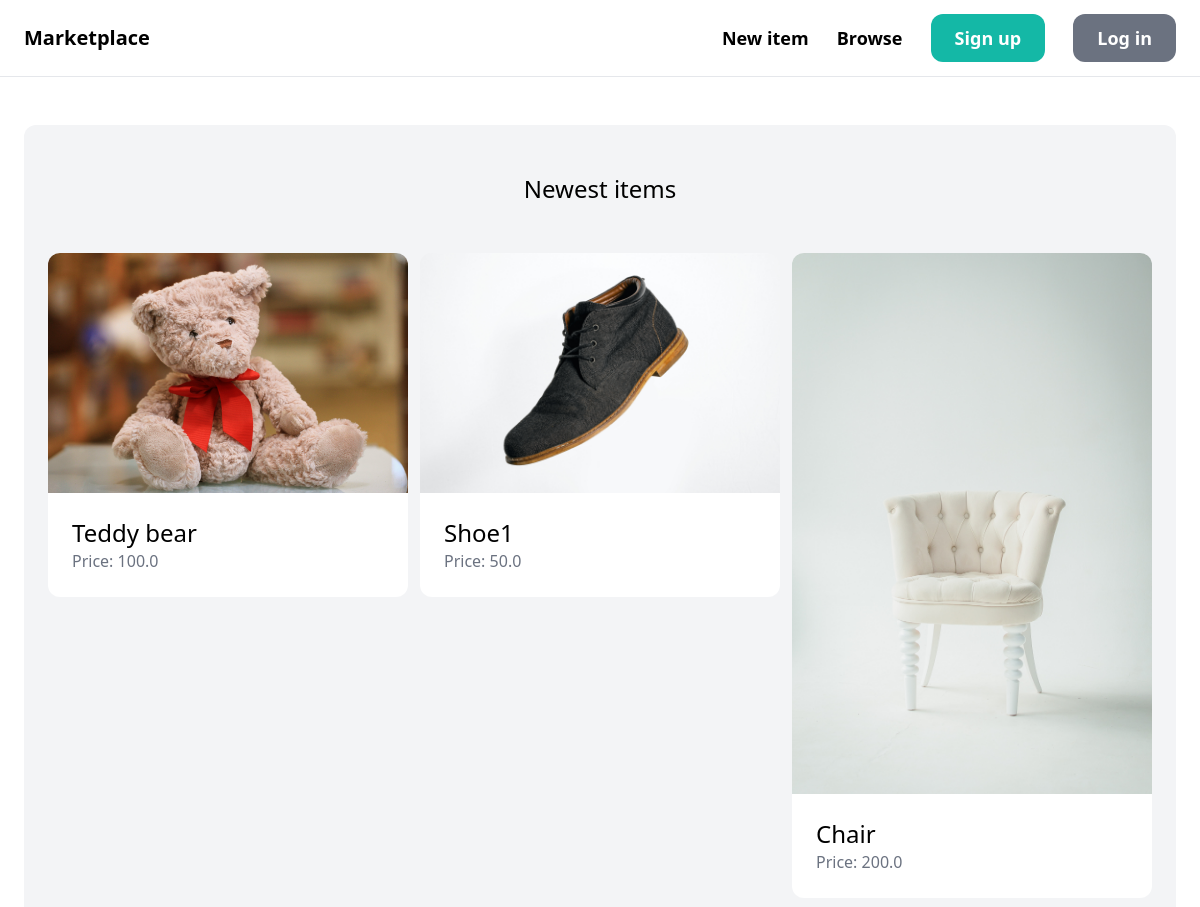
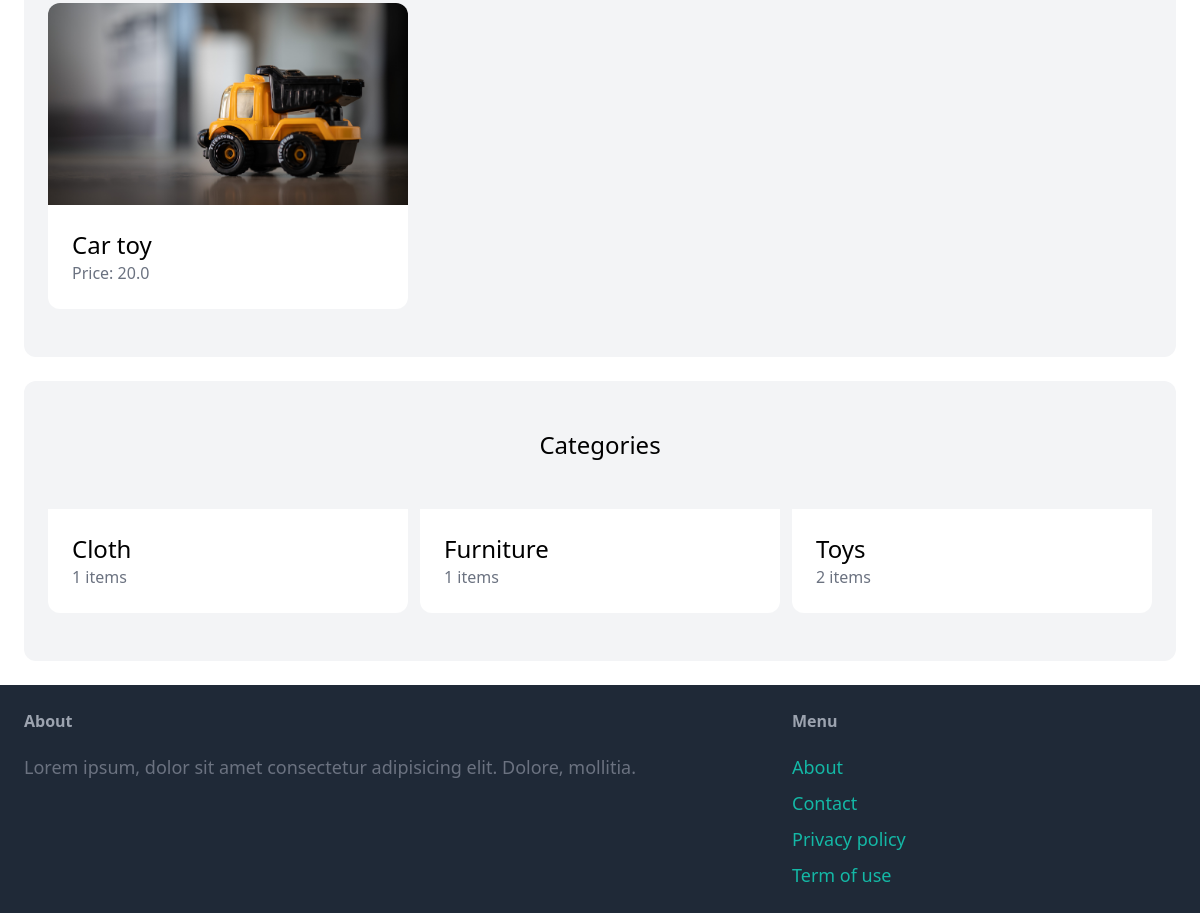
The page / on the database its author committed (2 pictures, top to bottom).
### item/models.py (models this page shows, shortened)
class Item(models.Model):
    category = models.ForeignKey(Category, related_name='items', on_delete=models.CASCADE)
    name = models.CharField(max_length=255)
    description = models.TextField(blank=True, null=True)
    price = models.FloatField()
    image = models.ImageField(upload_to='item_images', blank=True, null=True)
    is_sold = models.BooleanField(default=False)
    created_by = models.ForeignKey(User, related_name='items', on_delete=models.CASCADE)
    created_at = models.DateTimeField(auto_now_add=True)

class Category(models.Model):
    name = models.CharField(max_length=255)
    class Meta:
        ordering = ('name',)
        verbose_name_plural = 'Categories'

### core/views.py (the view)
# urls.py: path('', views.index, name='index'),
def index(request):
    items = Item.objects.filter(is_sold=False)[0:6]
    categories = Category.objects.all()
    return render(request, 'core/index.html', {
        'categories': categories,
        'items': items,
    })

### core/templates/core/index.html (shortened to what this page needs)
{%extends 'core/base.html'%}
{% block content %}
<div class="mt-6 px-6 py-12 bg-gray-100 rounded-xl">
    <h2 class="mb-12 text-2xl text-center">Newest items</h2>
    <div class="grid grid-cols-3 gap-3">
        {% for item in items %}
        <div>
            <a href=" {% url 'item:detail' item.id %}">
                <div>
                    <img src="{{ item.image.url }}" class="rounded-t-xl">
                </div>
                <div class="p-6 bg-white rounded-b-xl">
                    <h2 class="text-2xl">{{ item.name }}</h2>
                    <p class="text-gray-500">Price: {{ item.price }}</p>
                </div>
            </a>
        </div>
        {% endfor %}
    </div>
</div>
<div class="mt-6 px-6 py-12 bg-gray-100 rounded-xl">
    <h2 class="mb-12 text-2xl text-center">Categories</h2>
    <div class="grid grid-cols-3 gap-3">
        {% for category in categories %}
        <div>
            <a href="#">
                <div class="p-6 bg-white rounded-b-xl">
                    <h2 class="text-2xl">{{ category.name }}</h2>
                    <p class="text-gray-500">{{ category.items.count }} items</p>
                </div>
            </a>
        </div>
        {% endfor %}
    </div>
</div>
{% endblock %}

### core/templates/core/base.html (shortened to what this page needs)
<!DOCTYPE html>
<html lang="en">
<head>
    <script src="https://cdn.tailwindcss.com"></script>
</head>
<body>
    <nav class="py-6 px-6 flex justify-between items-center border-b border-gray-200">
        <a href="/" class="text-xl font-semibold">Marketplace</a>
        <div class="space-x-6">
            <a href="{% url 'item:new' %}" class="text-lg font-semibold hover:text-gray-500">New item</a>
            <a href="{% url 'item:items' %}" class="text-lg font-semibold hover:text-gray-500">Browse</a>
            {% if request.user.is_authenticated %}
            <a href="{% url 'conversation:inbox' %}" class="px-6 py-3 text-lg font-semibold bg-teal-500 text-white rounded-xl hover:bg-teal-700">Inbox</a>
            <a href="{% url 'dashboard:index' %}" class="px-6 py-3 text-lg font-semibold bg-gray-500 text-white rounded-xl hover:bg-gray-700">Dashboard</a>
            {% else %}
            <a href="{% url 'core:signup' %}" class="px-6 py-3 text-lg font-semibold bg-teal-500 text-white rounded-xl hover:bg-teal-700">Sign up</a>
            <a href="{% url 'core:login' %}" class="px-6 py-3 text-lg font-semibold bg-gray-500 text-white rounded-xl hover:bg-gray-700">Log in</a>
            {% endif %}
        </div>
    </nav>
    <div class="px-6 py-6">
        {% block content %}
        {% endblock %}
    </div>
    <footer class="py-6 px-6 flex justify-between bg-gray-800">
        <div class="w-2/3 pr-10">
            <h3 class="mb-5 font-semibold text-gray-400">About</h3>
            <p class="text-lg text-gray-500">Lorem ipsum, dolor sit amet consectetur adipisicing elit. Dolore, mollitia.</p>
        </div>
        <div class="w-1/3">
            <h3 class="mb-5 font-semibold text-gray-400">Menu</h3>
            <ul class="space-y-2">
                <li><a href="#" class="text-lg text-teal-500 hover:text-teal-700">About</a></li>
                <li><a href="{% url 'core:contact' %}" class="text-lg text-teal-500 hover:text-teal-700">Contact</a></li>
                <li><a href="#" class="text-lg text-teal-500 hover:text-teal-700">Privacy policy</a></li>
                <li><a href="#" class="text-lg text-teal-500 hover:text-teal-700">Term of use</a></li>
            </ul>
        </div>
    </footer>
</body>
</html>

### rows shown on the page
Item: image (picture), name "Teddy bear", price "100.0"
Item: image (picture), name "Shoe1", price "50.0"
Item: image (picture), name "Chair", price "200.0"
Item: image (picture), name "Car toy", price "20.0"
Category: name "Cloth", items.count "1"
Category: name "Furniture", items.count "1"
Category: name "Toys", items.count "2"
